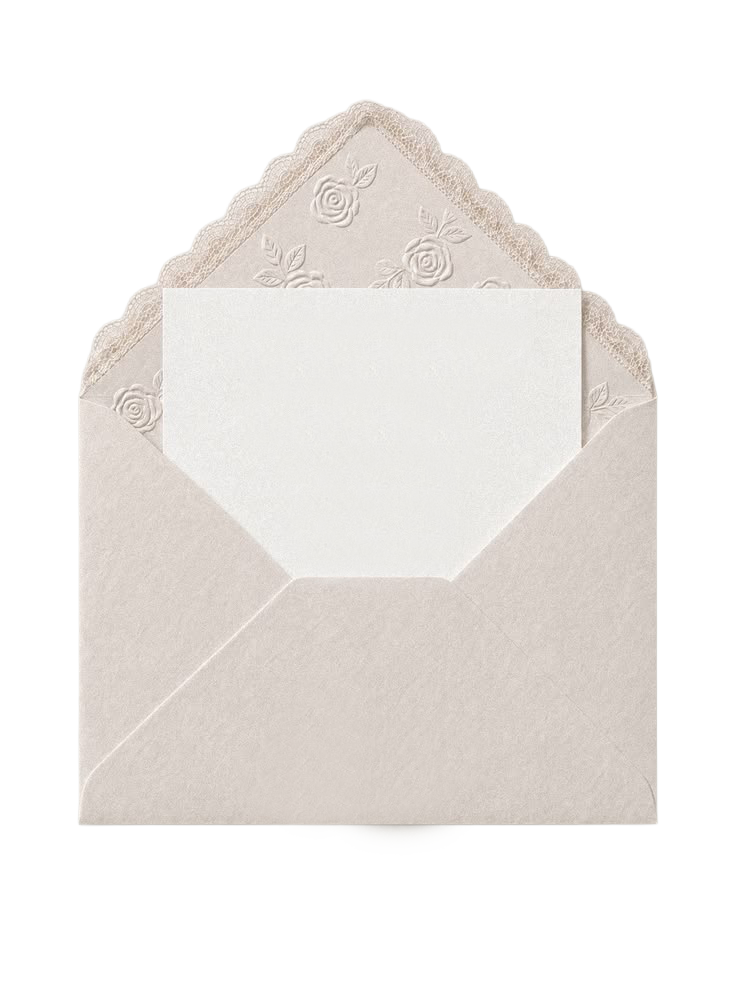
#> input picture assets-source/envelope/enveloppe-ouverte.png, 736 x 981 px
$ python -i prepare_assets.py   (imports and definitions only)
#> lines starting #> are read from the running program, lines starting #| are printed output that depends on the picture; after the words box and inside, x2 and y2 are one past the last pixel; in counts of white or black regions, pixels touching at a corner belong together
"""Prepare Lucie's artwork for the website.

The PNG files received from Lucie are exported on oversized canvases: up to 55%
of `presence.png` is fully transparent padding. Left as-is, that padding becomes
invisible box area in CSS and silently breaks any layout built on the images.

This script rebuilds a clean copy of every asset by cropping it to its opaque
bounding box, so an image's box in the browser matches what the eye sees.

The source directory is never modified. Run it again whenever Lucie sends
updated artwork:

    python scripts/prepare_assets.py

Astro handles the WebP/AVIF conversion and the responsive `srcset` itself at
build time (`astro:assets`), so this script deliberately stays PNG-only.
"""

from __future__ import annotations

import argparse
import logging
import sys
from dataclasses import dataclass
from pathlib import Path

from PIL import Image

logger = logging.getLogger(__name__)

# Alpha below this value is treated as fully transparent when measuring content.
ALPHA_THRESHOLD = 8

# Transparent pixels kept around the content, to avoid clipping antialiased edges.
SAFETY_MARGIN_PX = 2

DEFAULT_SOURCE_DIR = Path("assets-source")
DEFAULT_OUTPUT_DIR = Path("src/assets/images")

# `enveloppe-fermee.png` ships a drop shadow baked into the artwork, drawn in a
# light beige. It reads as a shadow over a white page, but as an ugly white halo
# over the dark backdrop of the home page. Its alpha histogram is cleanly
# bimodal (body >= 240, halo <= 143, almost nothing between), so cutting the
# alpha channel at 144 removes the halo and keeps the antialiased edge. A real
# CSS drop shadow is applied in `Envelope.astro` instead, which adapts to any
# background.
#
# Keyed by path relative to the source directory. Assets absent from this map
# keep their alpha untouched: the other files only carry sub-1% antialiasing,
# and cutting those would make their edges jagged.
ALPHA_CUTOFFS: dict[str, int] = {
    "envelope/enveloppe-fermee.png": 144,
}


class AssetPreparationError(Exception):
    """Raised when an asset cannot be prepared."""


@dataclass(frozen=True)
class CropReport:
    """Outcome of cropping a single asset."""

    source: Path
    destination: Path
    canvas: tuple[int, int]
    content: tuple[int, int]
    source_bytes: int
    output_bytes: int

    # [9 lines left out: functions aspect_ratio, bytes_saved, not called in this run]


def opaque_bounding_box(image: Image.Image) -> tuple[int, int, int, int]:
    """Return the bounding box of the visible content of an RGBA image.

    Args:
        image (Image.Image): Image to inspect, converted to RGBA beforehand.

    Returns:
        tuple[int, int, int, int]: Left, upper, right and lower pixel bounds.

    Raises:
        AssetPreparationError: If the image is fully transparent.
    """
    mask = image.getchannel("A").point(lambda a: 255 if a > ALPHA_THRESHOLD else 0)
    bbox = mask.getbbox()
    if bbox is None:
        raise AssetPreparationError("image is fully transparent")
    return bbox


def expand_box(
    box: tuple[int, int, int, int],
    margin: int,
    bounds: tuple[int, int],
) -> tuple[int, int, int, int]:
    """Grow a bounding box by `margin`, clamped to the image bounds.

    Args:
        box (tuple[int, int, int, int]): Box to expand.
        margin (int): Pixels to add on each side.
        bounds (tuple[int, int]): Width and height of the source image.

    Returns:
        tuple[int, int, int, int]: The expanded, clamped box.
    """
    left, upper, right, lower = box
    width, height = bounds
    return (
        max(0, left - margin),
        max(0, upper - margin),
        min(width, right + margin),
        min(height, lower + margin),
    )


# [21 lines left out: function remove_alpha_halo, not called in this run]


def prepare_asset(source: Path, destination: Path, alpha_cutoff: int | None = None) -> CropReport:
    """Crop one asset to its visible content and write it to `destination`.

    The crop is applied to the image in its original mode. Some of Lucie's
    exports are palette PNGs (`mode == "P"`), and converting those to RGBA
    before saving would inflate them by several hundred kilobytes.

    Args:
        source (Path): PNG file to read.
        destination (Path): PNG file to write; parent directories are created.
        alpha_cutoff (int | None): When set, remove the diffuse alpha halo below
            this value. Forces an RGBA output, since a palette image cannot hold
            a graded alpha channel.

    Returns:
        CropReport: Details of what was cropped, for logging and reporting.

    Raises:
        AssetPreparationError: If the source image holds no visible pixel.
    """
#> called with destination = 'out.png'
    with Image.open(source) as raw:
#> raw is the input picture: PIL image 736x981 RGBA; mean R, G, B, A 234.2, 230.4, 226.8, 124.3
        raw.load()
        original = raw.copy()

    if alpha_cutoff is not None:
        original = remove_alpha_halo(original.convert("RGBA"), alpha_cutoff)

    try:
        box = opaque_bounding_box(original.convert("RGBA"))
#> in opaque_bounding_box, `mask = image.getchannel("A").point(lambda a: 255 if a > ALPHA_THRESHOL..`:
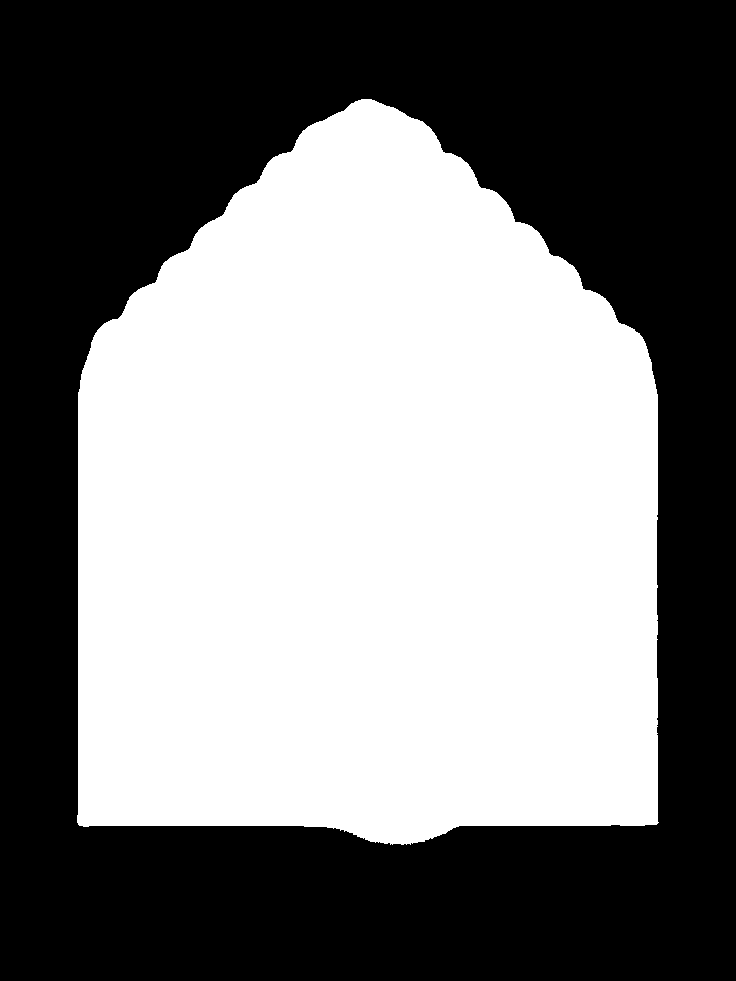
#> mask: PIL image 736x981 L; 49.3% white; 1 white region, box (x1, y1, x2, y2) and area: (77, 99, 659, 845) 356043
#> in opaque_bounding_box, `bbox = mask.getbbox()`: bbox = (77, 99, 659, 845)
#> box = (77, 99, 659, 845)
    except AssetPreparationError as exc:
        raise AssetPreparationError(f"{source}: {exc}") from exc

    box = expand_box(box, SAFETY_MARGIN_PX, original.size)
#> in expand_box, `left, upper, right, lower = box`: left = 77; upper = 99; right = 659; lower = 845
#> box = (75, 97, 661, 847)
    cropped = original.crop(box)
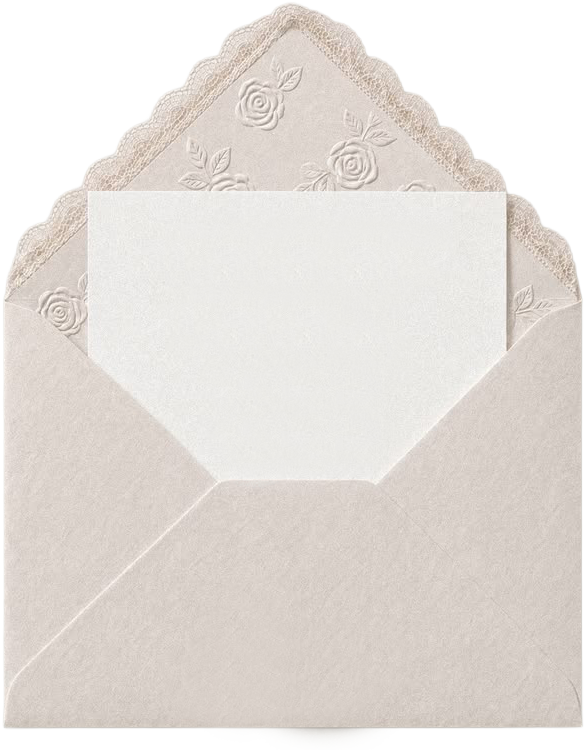
#> cropped: PIL image 586x750 RGBA; mean R, G, B, A 220.9, 214.7, 208.7, 204.2; transparent parts drawn white

#> (the run stopped early here; a loop or call above may not have finished)
